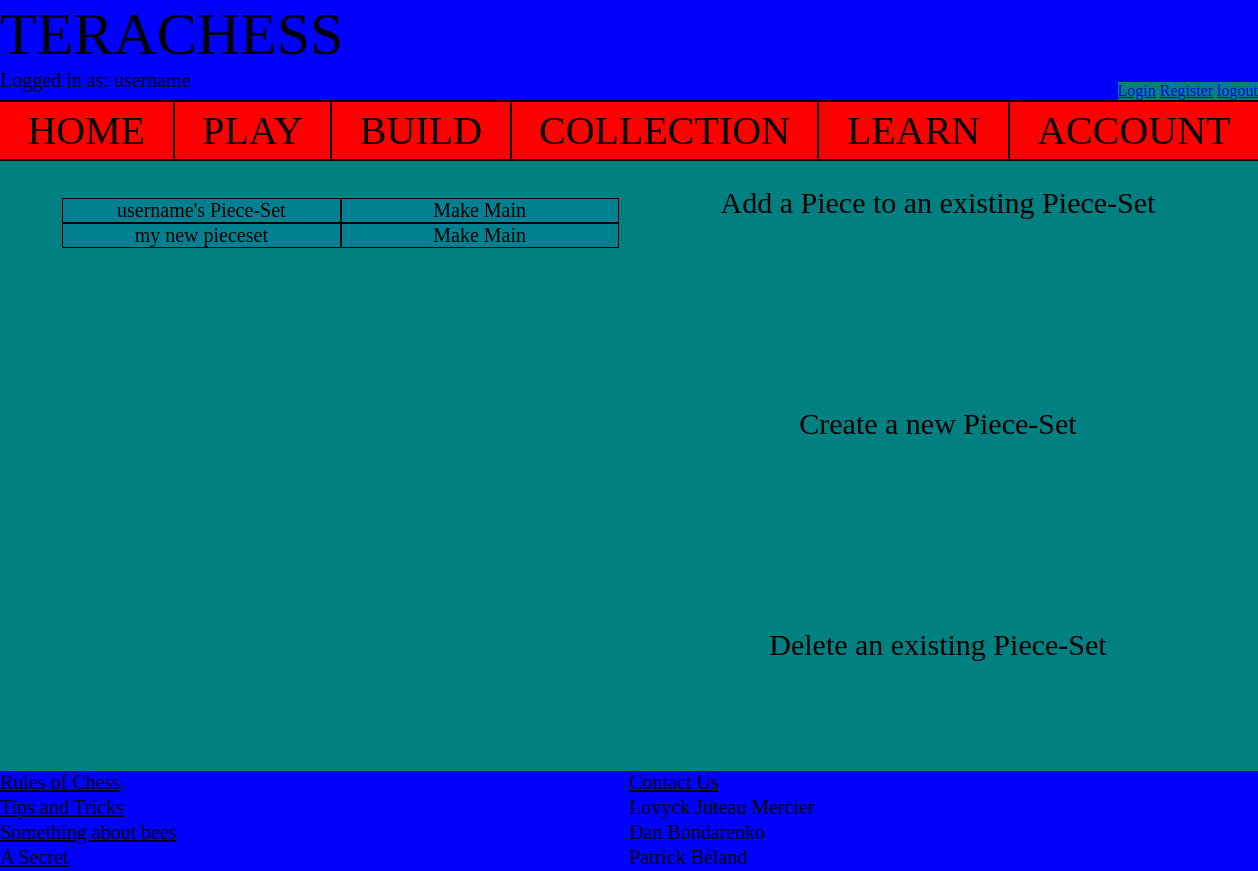
Page /TeraChess/collection (signed in) on the earlier database version.
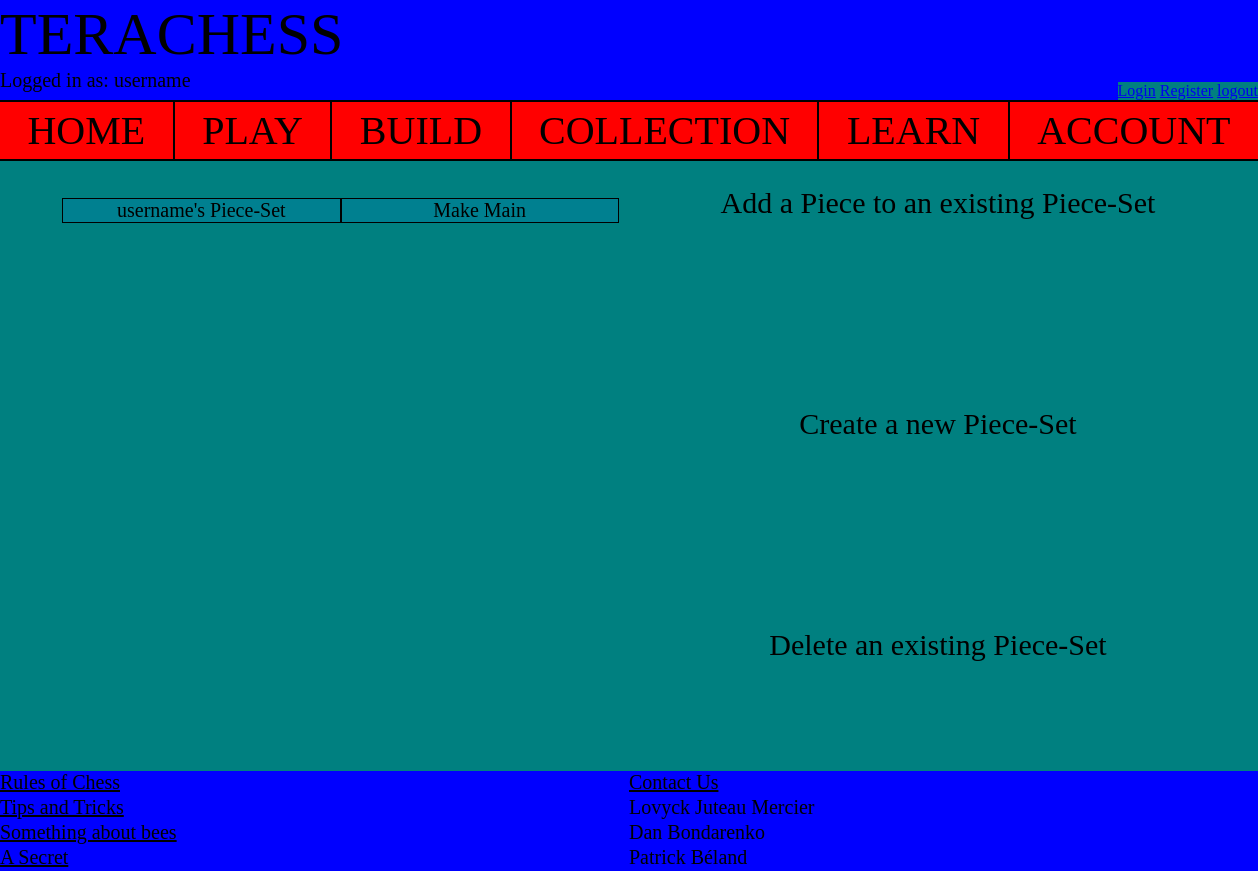
Same page on the later database version.
### TeraChess/models.py (models this page shows, shortened)
class PieceSet(models.Model):
    name = models.CharField(max_length=100, default="", unique=True)
    player = models.ForeignKey(Player, on_delete=models.CASCADE, null=True )
    main = models.BooleanField(default=False)

### TeraChess/views.py (the view)
def collection(request):
    context = {}
    if request.user.is_authenticated:
        profile = request.user.profile
        all_pieces = PieceSet.objects.filter(player=profile)
        context = {
            'profile': profile,
            'all_pieces': all_pieces
        }
    return render(request, 'TeraChess/html/collection.html', context)

### TeraChess/templates/TeraChess/html/collection.html (shortened to what this page needs)
{% extends 'TeraChess/html/template.html' %}
{% block content %}
{% if request.user.is_authenticated %}
{% if profile.pieceset_set %}
{% load staticfiles %}
<link rel="stylesheet" type="text/css" href="{% static 'TeraChess/collection.css' %}"/>
<div class="container">
    <div><div class="setContainer">
    {% for piece_set in all_pieces %}
        <div class="setGridItem"><a class="pieceSet" href = "/TeraChess/PieceSet/{{ piece_set.id }}/">
            {{ piece_set.name }} </a></div><div class="setGridItem"><a class="pieceSet" href = "/TeraChess/update/{{ piece_set.id }}"> Make Main</a></div>
    {% endfor %}
    </div></div>
{% else %}
    <div>
        there are no pieces to display<br>
    </div>
{% endif %}
<div class="menuContainer">
    <a class="pieceSetalt" href="/TeraChess/Piece/add/">Add a Piece to an existing Piece-Set</a><br>
    <a class="pieceSetalt" href="/TeraChess/PieceSet/add/">Create a new Piece-Set</a><br>
    <a class="pieceSetalt" href="/TeraChess/DeletePieceSet">Delete an existing Piece-Set</a>
</div>
</div>
{% endif %}
{% endblock %}

### TeraChess/templates/TeraChess/html/template.html (shortened to what this page needs)
{% load staticfiles %}
{% block menu %}
<html>
	<head>
        <link rel="stylesheet" type="text/css" href="{% static 'TeraChess/templateStyle.css' %}"/>
	</head>
	<body>
		<div class="topBanner">
			<div class="topBannerText">
			<span>TERACHESS</span>
                <br>
                <div style="font-size:20px">
                    {% if request.user.is_authenticated %}
                        Logged in as: {{ request.user.username }}
                    {% endif %}
                </div>
            </div>
			<div class="loginDiv">
                <span><a class ="logingText" href="{% url 'login' %}">Login</a></span>
				<span><a href="{% url 'register' %}">Register</a></span>
                <span><a href="{% url 'logout' %}">logout</a></span>
			</div>
		</div>
		<div class="menuBar">
			<span class="menuBarItem"><a class="menuLink" href="{% url 'index' %}">HOME</a></span>
			<span class="menuBarItem"><a class="menuLink" href="{% url 'play' %}">PLAY</a></span>
			<span class="menuBarItem"><a class="menuLink" href="{% url 'build' %}">BUILD</a></span>
			<span class="menuBarItem"><a class="menuLink" href="{% url 'collection'%}">COLLECTION</a></span>
			<span class="menuBarItem"><a class="menuLink" href="{% url 'learn' %}">LEARN</a></span>
			<span class="menuBarItem" style="border-right:none;"><a class="menuLink" href="{% url 'account' %}">ACCOUNT</a></span>
		</div>
		<div class="mainContent">
		{% block content %} {% endblock %}
		</div>
		<div class="bottomBanner">
			<div><a class="bottomLinks" href="https://www.wikihow.com/Play-Chess">Rules of Chess</a></div>
			<div><u>Contact Us</u></div>
			<div><a class="bottomLinks" href="https://www.wikihow.com/Win-Chess-Openings%3A-Playing-Black">Tips and Tricks</a></div>
			<div>Lovyck Juteau Mercier</div>
			<div><a class="bottomLinks" href="http://nymag.com/intelligencer/2017/11/a-complete-history-of-bee-movies-many-many-memes.html">Something about bees</a></div>
			<div>Dan Bondarenko</div>
			<div><a class="bottomLinks" href="https://www.youtube.com/watch?v=dQw4w9WgXcQ">A Secret</a></div>
			<div>Patrick Béland</div>
		</div>
	</body>
</html>
{% endblock %}

### TeraChess/static/TeraChess/templateStyle.css (style rules this page uses)
body { margin:0px; padding:0px; }
.topBanner { background-color:blue; border-bottom:2px solid black; height:100px; width:100%; position:relative; }
.topBannerText { font-size:60; }
.mainContent { padding-left:2%; padding-right:2%; width:96%; }
.menuBar { display:grid; grid-template-columns:auto auto auto auto auto auto; grid-column-gap:0px; border-bottom:2px solid black; text-align:center; background-color:red; position:relative; width:100%; }
.menuBarItem { font-size:40; padding:5px; border-right:2px solid black; }
.mainContent { background-color:teal; position:relative; width:100%; }
.bottomBanner { display:grid; grid-template-columns:50% 50%; font-size:20px; background-color:blue; position:relative; height:100px; width:100%; }
.loginDiv { position:absolute; right:0px; bottom:0px; background-color:teal; }
a.menulink:link { color:black; text-decoration:none; }
a.bottomLinks:link { color:black; text-decoration:underline; }

### TeraChess/static/TeraChess/collection.css (style rules this page uses)
.container { display:grid; postion:relative; grid-template-columns:49% 49%; grid-gap:0px; padding:2%; height:70%; }
.menuContainer { display:grid; grid-template-columns:100%; text-align:center; }
.setContainer { display:grid; grid-template-columns:49% 49%; padding:2%; }
.setGridItem { border: 1px solid black; background-color: #008090; position:center; text-align:center; }
a.pieceSet:link { font-size:20px; color:black; text-decoration:none; }
a.pieceSetalt:link { font-size:30px; color:black; text-decoration:none; }
a.pieceSetalt { color:black; text-decoration:none; }

Differences in the rows shown:
removed PieceSet: name "my new pieceset"
